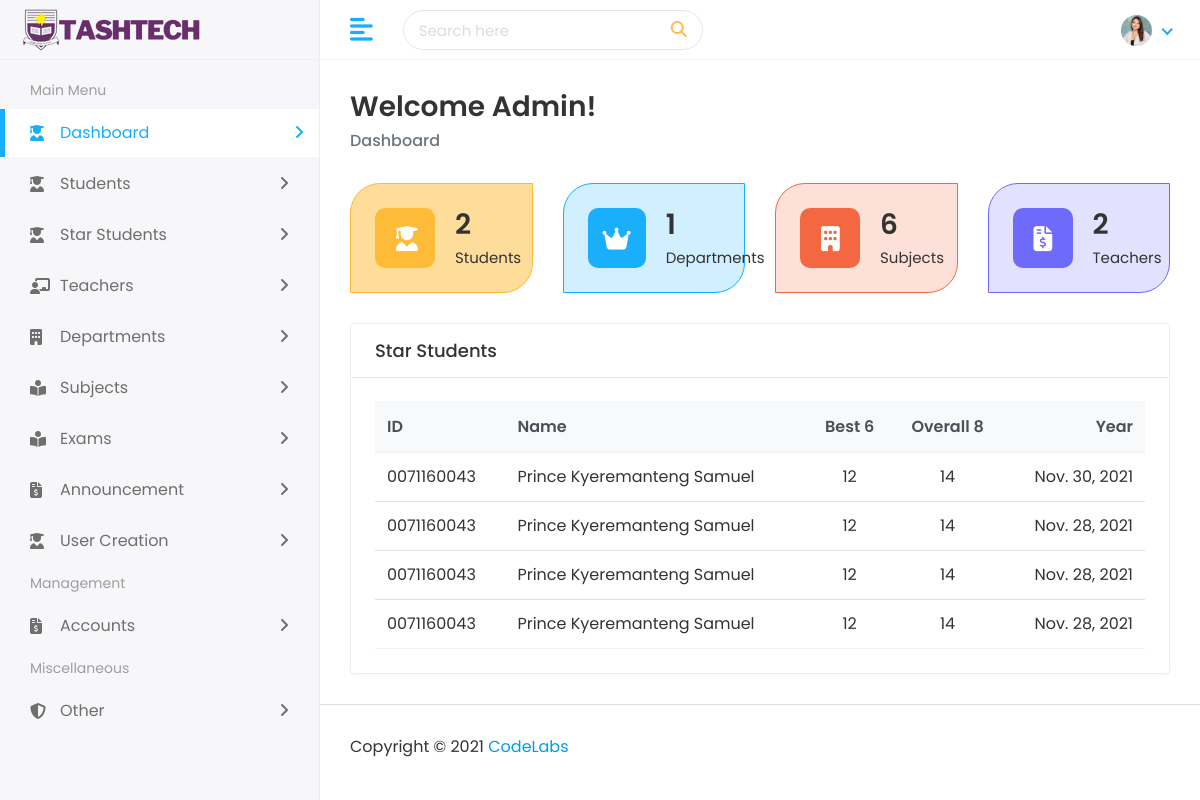
The page /admin_tsms/ on the database its author committed.
### TSMS/adminModels.py (models this page shows)
class Star_student(models.Model):
    full_name = models.CharField(max_length=150)
    index = models.CharField(max_length=30)
    best_six = models.IntegerField()
    overall_eight = models.IntegerField()
    year = models.DateField()

### TSMS/views.py (the view)
# urls.py: path('admin_tsms/', views.admin_tsms, name='admin_tsms'),
def admin_tsms(request):
    num_of_students = Student.objects.all().count()
    num_of_departments = Department.objects.all().count()
    num_of_subjects = Subject.objects.all().count()
    num_of_teachers = Teacher.objects.all().count()
    students = Star_student.objects.all().order_by('-id')
    context = {
        'num_of_students': num_of_students,
        'num_of_departments': num_of_departments,
        'num_of_subjects': num_of_subjects,
        'num_of_teachers': num_of_teachers,
        'students': students
    }
    return render(request, 'admin/home.html', context)

### templates/admin/home.html
{% extends '../base/admin-base.html' %}
{% block content %}
<div class="content container-fluid">
    <div class="page-header">
        <div class="row">
            <div class="col-sm-12">
                <h3 class="page-title">Welcome Admin!</h3>
                <ul class="breadcrumb">
                    <li class="breadcrumb-item active">Dashboard</li>
                </ul>
            </div>
        </div>
    </div>
    <div class="row">
        <div class="col-xl-3 col-sm-6 col-12 d-flex">
            <div class="card bg-one w-100">
                <div class="card-body">
                    <div class="db-widgets d-flex justify-content-between align-items-center">
                        <div class="db-icon">
                            <i class="fas fa-user-graduate"></i>
                        </div>
                        <div class="db-info">
                            <h3>{{num_of_students}}</h3>
                            <h6>Students</h6>
                        </div>
                    </div>
                </div>
            </div>
        </div>
        <div class="col-xl-3 col-sm-6 col-12 d-flex">
            <div class="card bg-two w-100">
                <div class="card-body">
                    <div class="db-widgets d-flex justify-content-between align-items-center">
                        <div class="db-icon">
                            <i class="fas fa-crown"></i>
                        </div>
                        <div class="db-info">
                            <h3>{{num_of_departments}}</h3>
                            <h6>Departments</h6>
                        </div>
                    </div>
                </div>
            </div>
        </div>
        <div class="col-xl-3 col-sm-6 col-12 d-flex">
            <div class="card bg-three w-100">
                <div class="card-body">
                    <div class="db-widgets d-flex justify-content-between align-items-center">
                        <div class="db-icon">
                            <i class="fas fa-building"></i>
                        </div>
                        <div class="db-info">
                            <h3>{{num_of_subjects}}</h3>
                            <h6>Subjects</h6>
                        </div>
                    </div>
                </div>
            </div>
        </div>
        <div class="col-xl-3 col-sm-6 col-12 d-flex">
            <div class="card bg-four w-100">
                <div class="card-body">
                    <div class="db-widgets d-flex justify-content-between align-items-center">
                        <div class="db-icon">
                            <i class="fas fa-file-invoice-dollar"></i>
                        </div>
                        <div class="db-info">
                            <h3>{{num_of_teachers}}</h3>
                            <h6>Teachers</h6>
                        </div>
                    </div>
                </div>
            </div>
        </div>
    </div>
    <div class="row">
        <div class="col-md-12 d-flex">
            <div class="card flex-fill">
                <div class="card-header">
                    <h5 class="card-title">Star Students</h5>
                </div>
                <div class="card-body">
                    <div class="table-responsive">
                        <table class="table table-hover table-center">
                            <thead class="thead-light">
                                <tr>
                                    <th>ID</th>
                                    <th>Name</th>
                                    <th class="text-center">Best 6</th>
                                    <th class="text-center">Overall 8</th>
                                    <th class="text-right">Year</th>
                                </tr>
                            </thead>
                            <tbody>
                                {% for student in students %}
                                <tr>
                                    <td class="text-nowrap">
                                        <div>{{student.index}}</div>
                                    </td>
                                    <td class="text-nowrap">{{student.full_name}}</td>
                                    <td class="text-center">{{student.best_six}}</td>
                                    <td class="text-center">{{student.overall_eight}}</td>
                                    <td class="text-right">
                                        <div>{{student.year}}</div>
                                    </td>
                                </tr>
                                {% endfor %}
                            </tbody>
                        </table>
                    </div>
                </div>
            </div>
        </div>
    </div>
</div>
{% endblock %}

### static/general_dashboards/assets/css/style.css (style rules this page uses)
html { height: 100% }
body { background-color: #fff; color: #333; font-family: poppins, sans-serif; font-size: 1rem; height: 100%; line-height: 1.5; overflow-x: hidden }
h1, h2, h3, h4, h5, h6 { font-family: poppins, sans-serif; margin-top: 0 }
ul, ol { padding: 0; list-style: none }
.table { color: #333; max-width: 100%; margin-bottom: 0; width: 100% }
.table thead tr th { font-weight: 600 }
.table tbody tr { border-bottom: 1px solid rgba(0, 0, 0, .05) }
.table.table-center td, .table.table-center th { vertical-align: middle }
.table .thead-light th { color: #495057; background-color: #f8f9fa; border-color: #eff2f7 }
.card { border: 1px solid #ececf5; box-shadow: 0 1px 3px 0 rgba(0, 0, 0, .03); margin-bottom: 1.875rem }
.card-body { padding: 1.5rem }
.card-header { border-bottom: 1px solid #e6e6e6; padding: 1rem 1.5rem }
.card .card-header { background-color: #fff; border-bottom: 1px solid #eaeaea }
.card .card-header .card-title { margin-bottom: 0; font-size: 18px }
.page-wrapper>.content { padding: 1.875rem 1.875rem 0 }
.page-header { margin-bottom: 1.875rem }
.page-header .breadcrumb { background-color: transparent; color: #6c757d; font-size: 1rem; font-weight: 500; margin-bottom: 0; padding: 0 }
.page-title { font-size: 28px; font-weight: 600; color: #333; margin-bottom: 5px }
.bg-one { background-color: rgb(253 187 56/0.5); border-color: #fdbb38; border-radius: 30px 0 }
.bg-two { background-color: rgb(25 175 251/0.2); border-color: #19affb; border-radius: 30px 0 }
.bg-three { background-color: rgb(244 104 65/0.2); border-color: #f46841; border-radius: 30px 0 }
.bg-four { background-color: rgb(110 107 250/0.2); border-color: #6e6bfa; border-radius: 30px 0 }
.db-icon { font-size: 25px; width: 60px; height: 60px; padding: 13px 21px; border-radius: 10px; color: #fff; margin-right: 20px }
.bg-one .db-icon { background-color: #fdbb38 }
.bg-two .db-icon { background-color: #19affb; padding: 13px 15px }
.bg-three .db-icon { background-color: #f46841 }
.bg-four .db-icon { background-color: #6e6bfa }
.db-info h3 { font-size: 28px; font-weight: 600; color: #333 }
.db-info h6 { margin: 0; font-weight: 400; font-size: 15px; color: #333 }

### rows shown on the page
Star_student: index "0071160043", full_name "Prince Kyeremanteng Samuel", best_six "12", overall_eight "14", year "Nov. 30, 2021"
Star_student: index "0071160043", full_name "Prince Kyeremanteng Samuel", best_six "12", overall_eight "14", year "Nov. 28, 2021"
Star_student: index "0071160043", full_name "Prince Kyeremanteng Samuel", best_six "12", overall_eight "14", year "Nov. 28, 2021"
Star_student: index "0071160043", full_name "Prince Kyeremanteng Samuel", best_six "12", overall_eight "14", year "Nov. 28, 2021"

### other values the page prints
{{ num_of_students }} "2"
{{ num_of_departments }} "1"
{{ num_of_subjects }} "6"
{{ num_of_teachers }} "2"
